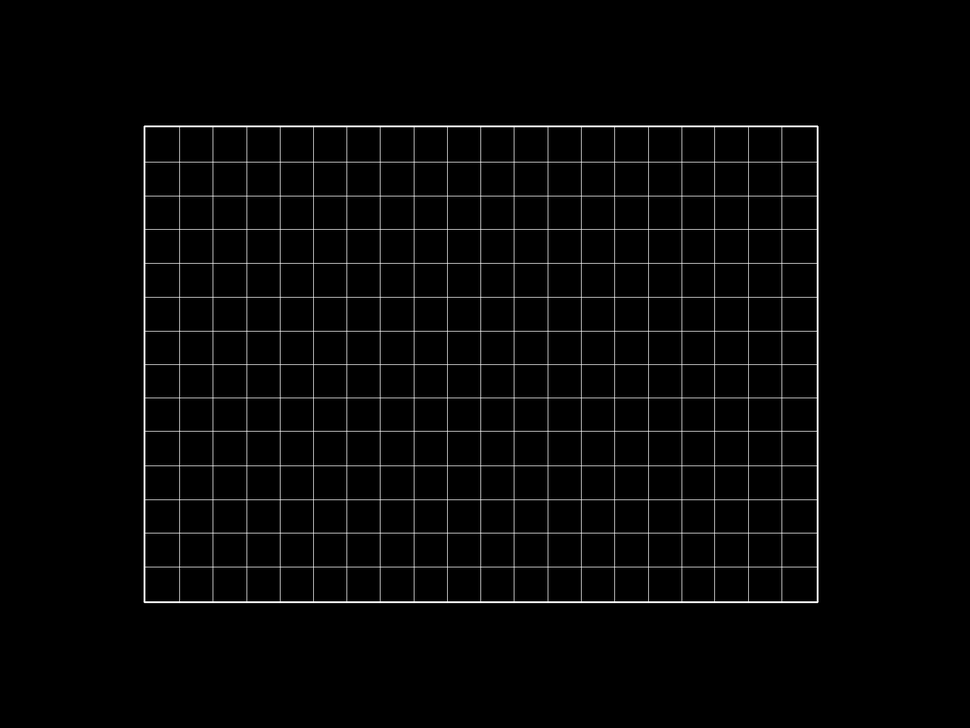
#> input picture sym_helper_mask.png, 970 x 728 px, shrunk from 1601 x 1201 before the run
$ python t.py
#> lines starting #> are read from the running program, lines starting #| are printed output that depends on the picture
import cv2

# 读取图片
img = cv2.imread("sym_helper_mask.png")
#> img is the input picture: shape (728, 970, 3); min 0, max 255, mean 6.1

# 颜色反转
result = 255 - img
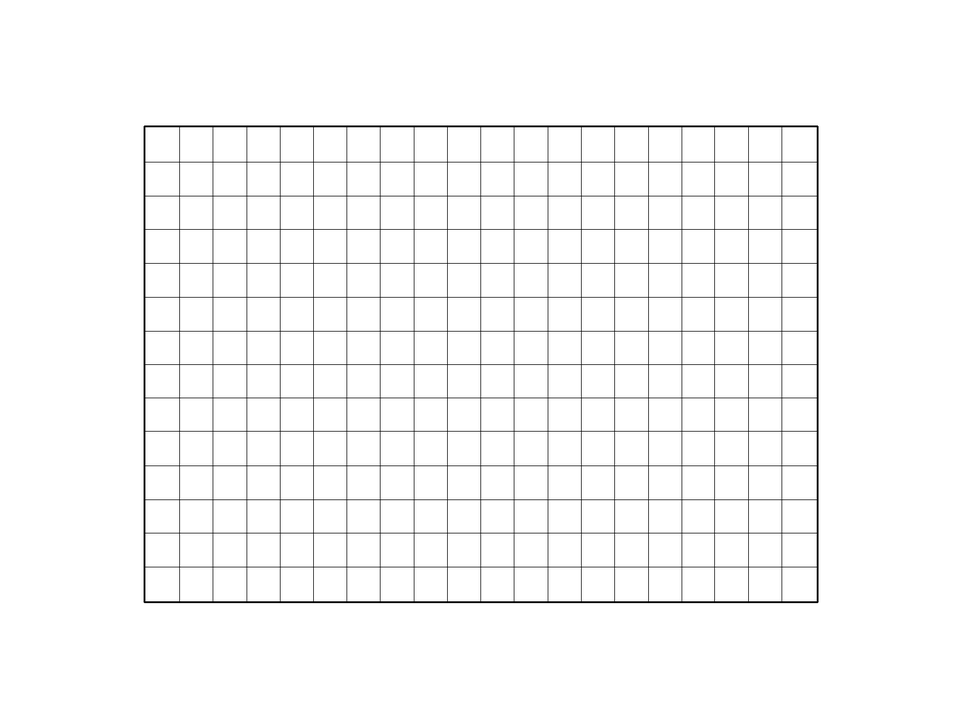
#> result: shape (728, 970, 3); min 0, max 255, mean 248.9

# 保存结果
cv2.imwrite("sym_helper.png", result)

print("处理完成")
